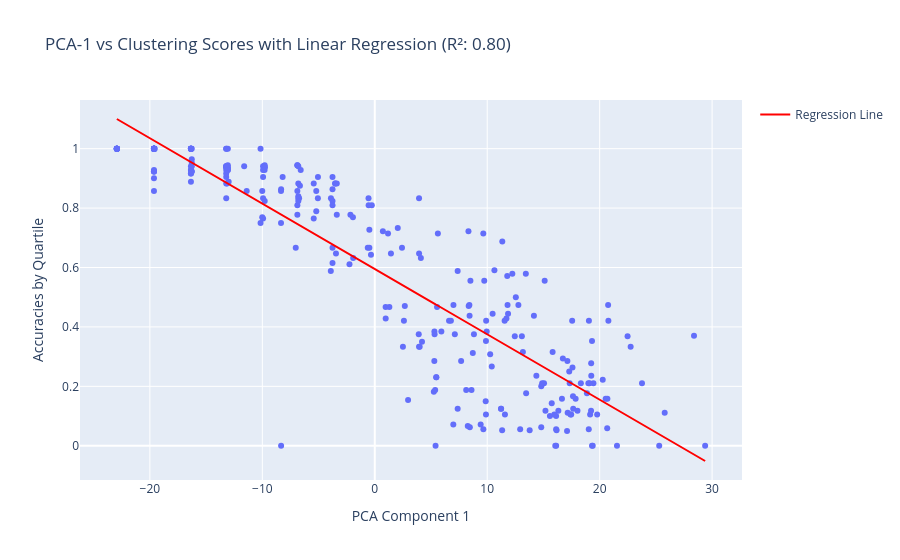

Source (notebook cell):
### Markdown cell above
### Visualise clustering

### Code cell
import numpy as np
from sklearn.linear_model import LinearRegression
import plotly.express as px
import plotly.graph_objects as go
from sklearn.decomposition import PCA

# Assuming X and labels are defined
# Reduce dimensionality to 2D for visualization
pca = PCA(n_components=2)
reduced_features = pca.fit_transform(features)

# Extract the first principal component (PCA-1)
pca_1 = reduced_features[:, 0]

# Reshape for sklearn (expects 2D array for features)
pca_1_reshaped = pca_1.reshape(-1, 1) #features#

# Initialize and fit the linear regression model
reg = LinearRegression()
reg.fit(pca_1_reshaped, accs_by_q)

# Predict clustering scores based on PCA-1
predicted_scores = reg.predict(pca_1_reshaped)

# Get the regression coefficient and intercept
slope = reg.coef_[0]
intercept = reg.intercept_

print(f"Linear Regression Slope (Coefficient): {slope:.2f}")
print(f"Intercept: {intercept:.2f}")
print(f"R-squared: {reg.score(pca_1_reshaped, accs_by_q):.2f}")

# Plotting PCA-1 vs. clustering scores with regression line
fig = px.scatter(
    x=pca_1,
    y=accs_by_q,
    labels={'x': 'PCA Component 1', 'y': 'Accuracies by Quartile'},
    title=f'PCA-1 vs Clustering Scores with Linear Regression (R²: {reg.score(pca_1_reshaped, accs_by_q):.2f})'
)

df = pd.DataFrame({'X': pca_1, 'Y':predicted_scores})

# Add the regression line to the plot
fig.add_traces(
    go.Scatter(
        x=pca_1,
        y=predicted_scores,
        mode='lines',
        line=dict(color='red'),
        name='Regression Line'
    )
)

fig.show()

# look at what PCA 1 is -- correlate with known features -- branching, depth, etc
# loadings -- how input dimensions correspond with the output ones

### Figure 1 — Plotly figure (JSON) as saved in the notebook; plotly's stock layout.template omitted (floating-point values rounded to 4 significant figures; data arrays with more than 128 entries replaced by an {"elided": "..."} marker saying what was removed)
{"data": [{"hovertemplate": "PCA Component 1=%{x}<br>Accuracies by Quartile=%{y}<extra></extra>", "legendgroup": "", "marker": {"color": "#636efa", "symbol": "circle"}, "mode": "markers", "name": "", "orientation": "v", "showlegend": false, "type": "scatter", "x": {"elided": "288 float values"}, "xaxis": "x", "y": {"elided": "288 float values"}, "yaxis": "y"}, {"line": {"color": "red"}, "mode": "lines", "name": "Regression Line", "type": "scatter", "x": {"elided": "288 float values"}, "y": {"elided": "288 float values"}}], "layout": {"autosize": true, "legend": {"tracegroupgap": 0}, "title": {"text": "PCA-1 vs Clustering Scores with Linear Regression (R²: 0.80)"}, "xaxis": {"anchor": "y", "autorange": true, "domain": [0, 1], "range": [-26.3, 32.74], "title": {"text": "PCA Component 1"}, "type": "linear"}, "yaxis": {"anchor": "x", "autorange": true, "domain": [0, 1], "range": [-0.1152, 1.164], "title": {"text": "Accuracies by Quartile"}, "type": "linear"}}}
